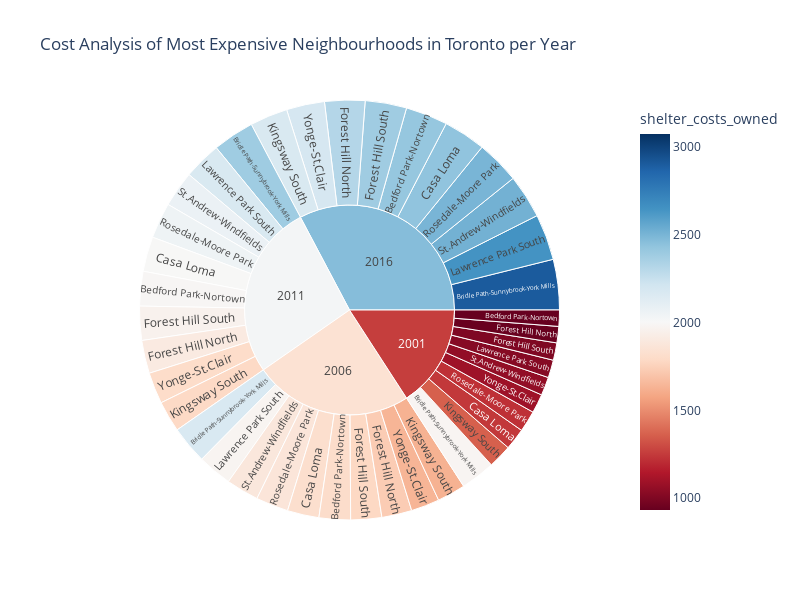

The notebook cell saved with this chart:
### Code cell
# Create the sunburst chart
# YOUR CODE HERE!

import numpy as np
# fig = px.sunburst(most_expensive_neighbourhood_per_year, path=['year', 'neighbourhood'], 
#                   values='shelter_costs_owned')

fig = px.sunburst(most_expensive_neighbourhood_per_year, path=['year', 'neighbourhood'], values='shelter_costs_owned',
                  color='shelter_costs_owned',
                  color_continuous_scale='RdBu',
                  color_continuous_midpoint=np.average(most_expensive_neighbourhood_per_year['shelter_costs_owned'], weights=most_expensive_neighbourhood_per_year['shelter_costs_owned'])
                 ,height=600,width=800,title='Cost Analysis of Most Expensive Neighbourhoods in Toronto per Year')

fig.show()

### Figure 1 — Plotly figure (JSON) as saved in the notebook; plotly's stock layout.template omitted (floating-point values rounded to 4 significant figures)
{"data": [{"branchvalues": "total", "customdata": [[933], [1808], [1988], [2418], [1983], [2170], [2387], [2903], [1241], [1819], [2001], [2434], [940], [1731], [1904], [2316], [1001], [1781], [1959], [2383], [1362], [1625], [1787], [2173], [1021], [1977], [2174], [2644], [1219], [1868], [2054], [2498], [1055], [1881], [2069], [2516], [1091], [1638], [1802], [2192], [1259.0], [1843.0], [2027.0], [2465.0]], "domain": {"x": [0, 1], "y": [0, 1]}, "hovertemplate": "labels=%{label}<br>shelter_costs_owned_sum=%{value}<br>parent=%{parent}<br>id=%{id}<br>shelter_costs_owned=%{color}<extra></extra>", "ids": ["2001/Bedford Park-Nortown", "2006/Bedford Park-Nortown", "2011/Bedford Park-Nortown", "2016/Bedford Park-Nortown", "2001/Bridle Path-Sunnybrook-York Mills", "2006/Bridle Path-Sunnybrook-York Mills", "2011/Bridle Path-Sunnybrook-York Mills", "2016/Bridle Path-Sunnybrook-York Mills", "2001/Casa Loma", "2006/Casa Loma", "2011/Casa Loma", "2016/Casa Loma", "2001/Forest Hill North", "2006/Forest Hill North", "2011/Forest Hill North", "2016/Forest Hill North", "2001/Forest Hill South", "2006/Forest Hill South", "2011/Forest Hill South", "2016/Forest Hill South", "2001/Kingsway South", "2006/Kingsway South", "2011/Kingsway South", "2016/Kingsway South", "2001/Lawrence Park South", "2006/Lawrence Park South", "2011/Lawrence Park South", "2016/Lawrence Park South", "2001/Rosedale-Moore Park", "2006/Rosedale-Moore Park", "2011/Rosedale-Moore Park", "2016/Rosedale-Moore Park", "2001/St.Andrew-Windfields", "2006/St.Andrew-Windfields", "2011/St.Andrew-Windfields", "2016/St.Andrew-Windfields", "2001/Yonge-St.Clair", "2006/Yonge-St.Clair", "2011/Yonge-St.Clair", "2016/Yonge-St.Clair", "2001", "2006", "2011", "2016"], "labels": ["Bedford Park-Nortown", "Bedford Park-Nortown", "Bedford Park-Nortown", "Bedford Park-Nortown", "Bridle Path-Sunnybrook-York Mills", "Bridle Path-Sunnybrook-York Mills", "Bridle Path-Sunnybrook-York Mills", "Bridle Path-Sunnybrook-York Mills", "Casa Loma", "Casa Loma", "Casa Loma", "Casa Loma", "Forest Hill North", "Forest Hill North", "Forest Hill North", "Forest Hill North", "Forest Hill South", "Forest Hill South", "Forest Hill South", "Forest Hill South", "Kingsway South", "Kingsway South", "Kingsway South", "Kingsway South", "Lawrence Park South", "Lawrence Park South", "Lawrence Park South", "Lawrence Park South", "Rosedale-Moore Park", "Rosedale-Moore Park", "Rosedale-Moore Park", "Rosedale-Moore Park", "St.Andrew-Windfields", "St.Andrew-Windfields", "St.Andrew-Windfields", "St.Andrew-Windfields", "Yonge-St.Clair", "Yonge-St.Clair", "Yonge-St.Clair", "Yonge-St.Clair", "2001", "2006", "2011", "2016"], "marker": {"coloraxis": "coloraxis", "colors": [933, 1808, 1988, 2418, 1983, 2170, 2387, 2903, 1241, 1819, 2001, 2434, 940, 1731, 1904, 2316, 1001, 1781, 1959, 2383, 1362, 1625, 1787, 2173, 1021, 1977, 2174, 2644, 1219, 1868, 2054, 2498, 1055, 1881, 2069, 2516, 1091, 1638, 1802, 2192, 1259.0, 1843.0, 2027.0, 2465.0]}, "name": "", "parents": ["2001", "2006", "2011", "2016", "2001", "2006", "2011", "2016", "2001", "2006", "2011", "2016", "2001", "2006", "2011", "2016", "2001", "2006", "2011", "2016", "2001", "2006", "2011", "2016", "2001", "2006", "2011", "2016", "2001", "2006", "2011", "2016", "2001", "2006", "2011", "2016", "2001", "2006", "2011", "2016", "", "", "", ""], "type": "sunburst", "values": [933, 1808, 1988, 2418, 1983, 2170, 2387, 2903, 1241, 1819, 2001, 2434, 940, 1731, 1904, 2316, 1001, 1781, 1959, 2383, 1362, 1625, 1787, 2173, 1021, 1977, 2174, 2644, 1219, 1868, 2054, 2498, 1055, 1881, 2069, 2516, 1091, 1638, 1802, 2192, 11846, 18298, 20125, 24477]}], "layout": {"coloraxis": {"cmid": 2003.0, "colorbar": {"title": {"text": "shelter_costs_owned"}}, "colorscale": [[0, "rgb(103,0,31)"], [0.1, "rgb(178,24,43)"], [0.2, "rgb(214,96,77)"], [0.3, "rgb(244,165,130)"], [0.4, "rgb(253,219,199)"], [0.5, "rgb(247,247,247)"], [0.6, "rgb(209,229,240)"], [0.7, "rgb(146,197,222)"], [0.8, "rgb(67,147,195)"], [0.9, "rgb(33,102,172)"], [1, "rgb(5,48,97)"]]}, "height": 600, "legend": {"tracegroupgap": 0}, "title": {"text": "Cost Analysis of Most Expensive Neighbourhoods in Toronto per Year"}, "width": 800}}
